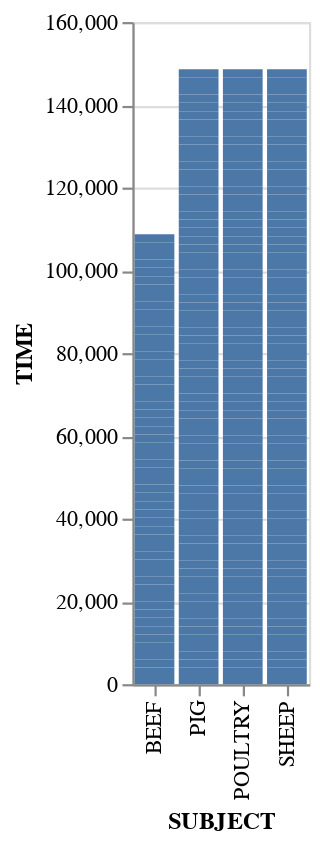

Notebook code for this chart:
### Code cell
alt.Chart(EUdataMeatcon).mark_bar().encode(
    x="SUBJECT:N",
    y="TIME:Q"
)

### Figure 1 — Vega-Lite specification as saved in the notebook (floating-point values rounded to 4 significant figures; data arrays with more than 128 entries replaced by an {"elided": "..."} marker saying what was removed)
{"config": {"view": {"continuousWidth": 400, "continuousHeight": 300}}, "data": {"name": "data-08a5a7554eb06056b44fbc648813b754"}, "mark": "bar", "encoding": {"x": {"field": "SUBJECT", "type": "nominal"}, "y": {"field": "TIME", "type": "quantitative"}}, "$schema": "https://vega.github.io/schema/vega-lite/v4.17.0.json", "datasets": {"data-08a5a7554eb06056b44fbc648813b754": {"elided": "276 records"}}}
